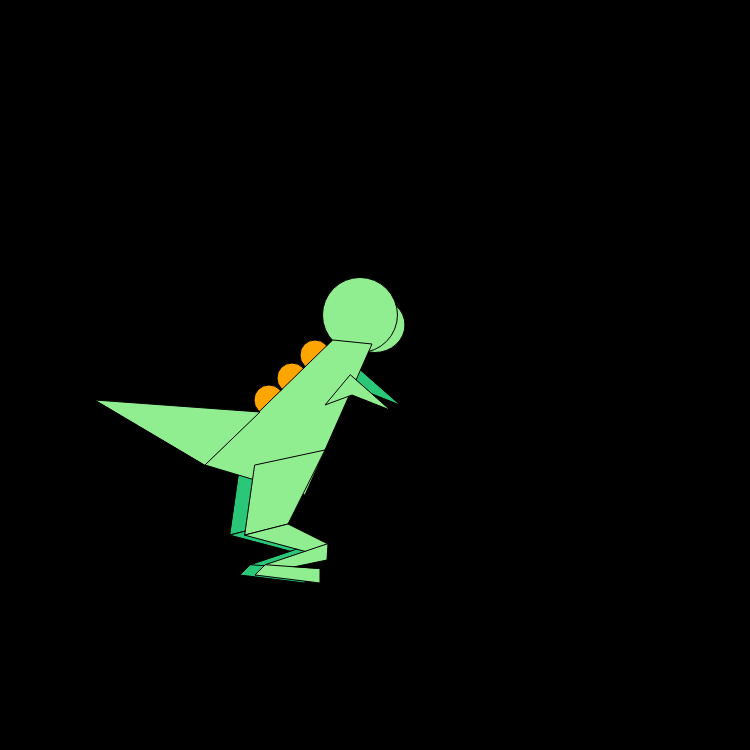
Frame 1 (no input)
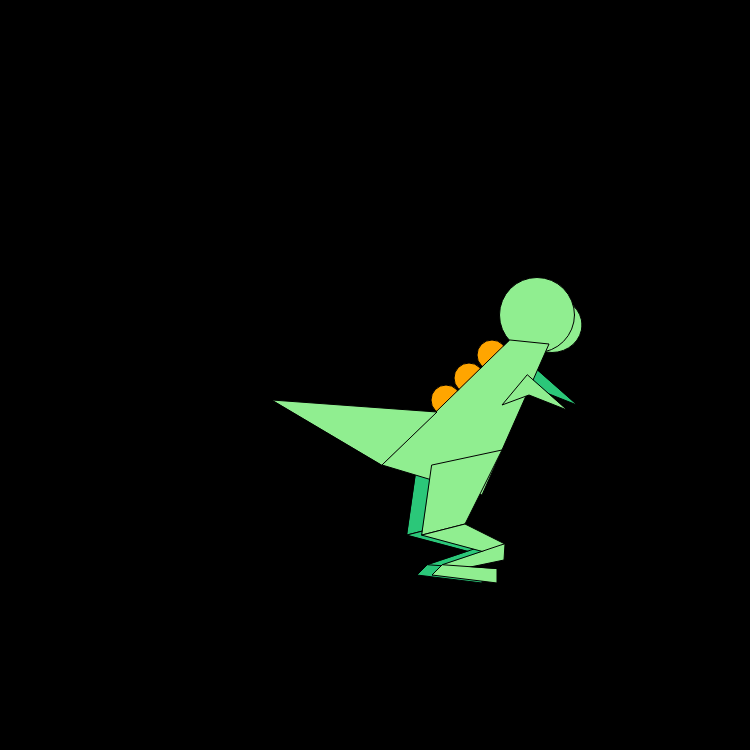
Frame 60 (no input)
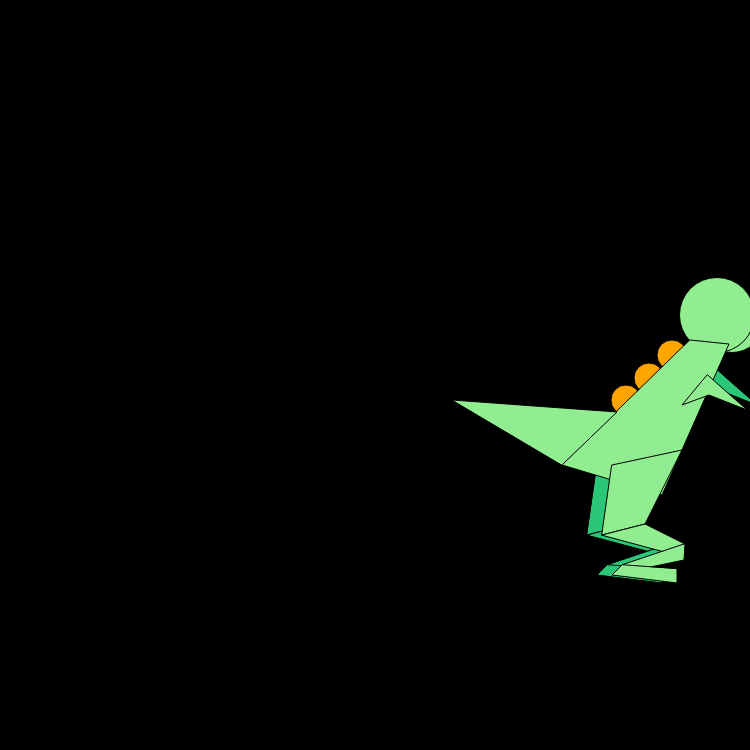
Frame 120 (the mouse pressed at the canvas centre since frame 60)

The p5.js sketch that drew these frames (run headless with seeded random() and noise() and a simulated clock; from frame 60 on, the mouse is pressed at the canvas centre):

// p5.js sketch
// ── sketch.js
var x = 0

function setup() {
  // put setup code here
  createCanvas(750, 750) ;
}

function draw() {
  background('black')
  push() ;
  translate(x,0) ;
  lizzy() ;
  pop() ;

  x = x + 3
  if (x > width){
    x = 0;
  }
}

function lizzy() {
//scales
fill('orange')
ellipse(315,355,30,30); ellipse(292,378,30,30); ellipse(269,400,30,30)
//dino
  fill('#2BC779');
  quad(360, 370, 335, 400, 362, 390, 400, 405);
  fill('lightGreen');
    ellipse(375, 325, 60, 55)
    ellipse(360, 315, 75, 75);
    //leg 1
    fill('#2BC779');
    quad( 240, 465, 290, 495, 273, 524, 230, 535);
    fill('#2BC779');
    quad( 230, 535, 273, 524, 313, 544, 298, 553);
    fill('#2BC779');
    quad(313, 544, 312, 560, 240, 575, 250, 565);
    fill('#2BC779');
    quad(250, 565, 240, 575, 305, 583, 305, 569);
    //body and tail
    fill('lightGreen');
    quad(333, 340,372, 344, 305, 495, 205, 465);
    fill('lightGreen');
    triangle(205, 465, 260, 412, 95, 400);
    //leg 2
    fill('lightGreen');
    quad( 255, 465, 325, 450, 288, 524, 245, 535);
    fill('lightGreen');
    quad( 245, 535, 288, 524, 328, 544,312, 553);
    fill('lightGreen');
    quad(328, 544, 327, 560, 255, 575, 265, 565);
    fill('lightGreen');
    quad(265, 565, 255, 575, 320, 583, 320, 569);
    //arms
    fill('lightGreen');
    quad(350, 375, 325, 405, 352, 395, 390, 410);
  }
